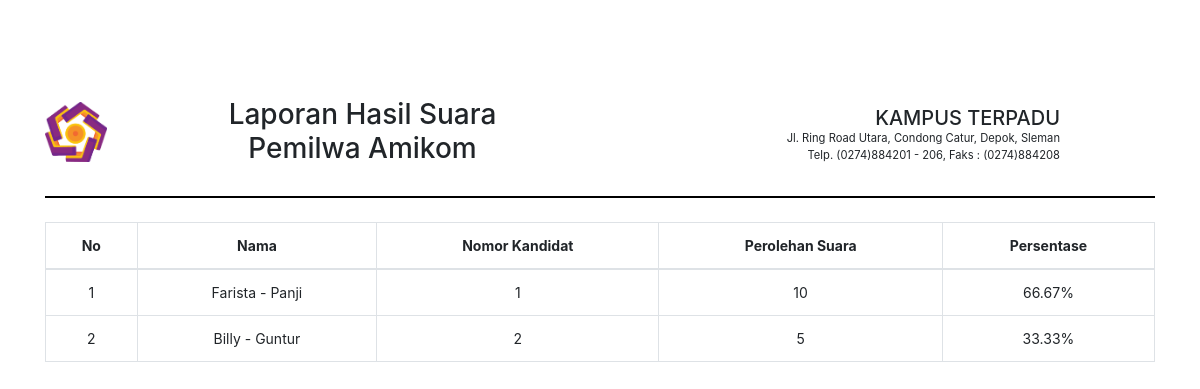
Before: /index.php/admin/kandidat/csuara with the older database file.
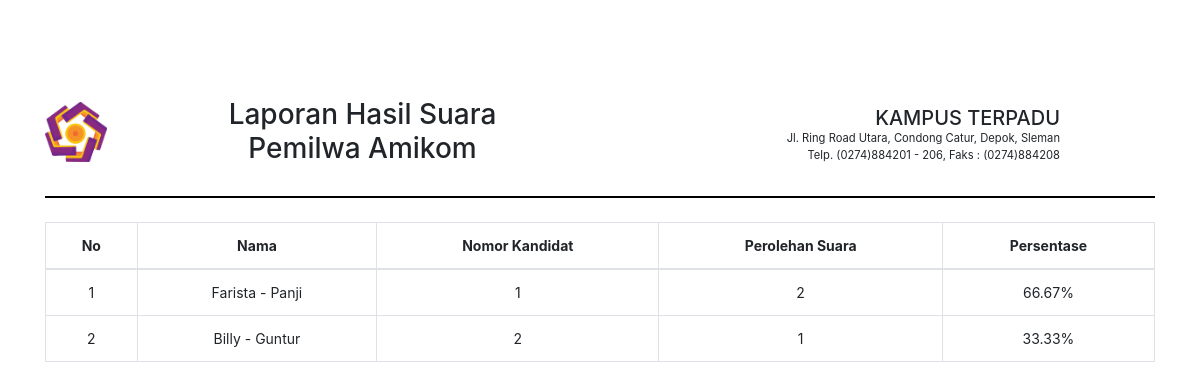
After: the same page with the newer database file.
### tables this page shows
CREATE TABLE `kandidat` (
  `id_kandidat` int(11) NOT NULL,
  `nama_kandidat` varchar(120) DEFAULT NULL,
  `nomor_kandidat` varchar(10) DEFAULT NULL,
  `foto_kandidat` text DEFAULT NULL
);

### application/controllers/admin/Kandidat.php (called while the page is built, shortened)
<?php
class Kandidat extends CI_Controller
{
    function __construct()
    {
        $this->load->helper('url');
    }
    public function csuara()
    {
        $data['pilih'] = $this->db->get('pilih')->num_rows();
        $data['kandidat'] = $this->db->get('kandidat')->result();
        $this->load->view('admin/kandidat/csuara', $data);
    }
}

### index.php (called while the page is built, shortened)
<?php
require_once BASEPATH.'core/CodeIgniter.php';

### application/views/admin/kandidat/csuara.php (the view, shortened to what this page needs)
<!DOCTYPE html>
<html lang="en">
<head>
    <link rel="stylesheet" href="https://cdn.jsdelivr.net/npm/bootstrap@4.5.3/dist/css/bootstrap.min.css">
</head>
<body onload="window.print();">
    <div class="container py-5">
        <div class="row">
            <div class="col-1 mt-1">
                <img src="<?= base_url('assets/images/logo-amikom-warna.png'); ?>" alt="Logo" style="max-width: 200px; max-height: 60px;">
            </div>
            <div class="col-5 text-center">
                <h3 class="display-5 mb-0">Laporan Hasil Suara</h3>
                <h3 class="display-5 mt-0">Pemilwa Amikom</h3>
            </div>
            <div class="col-5 text-right">
                <h5 class="font-weight-medium mb-0 mt-2">KAMPUS TERPADU</h5>
                <p class="small">Jl. Ring Road Utara, Condong Catur, Depok, Sleman<br>
                    Telp. (0274)884201 - 206, Faks : (0274)884208</p>
            </div>
        </div>
        <hr style="border: 1px solid #000;">
        <div class="row mt-4">
            <div class="col">
                <table class="table table-hover table-bordered">
                    <thead>
                        <tr>
                            <th>No</th>
                            <th>Nama</th>
                            <th>Nomor Kandidat</th>
                            <th>Perolehan Suara</th>
                            <th>Persentase</th>
                        </tr>
                    </thead>
                    <tbody>
                        <?php
                        $no = 1;
                        foreach ($kandidat as $data) :
                            $cek = $this->db->get_where('pilih', array('id_kandidat' => $data->id_kandidat))->num_rows();
                            $suara = ($cek / $pilih) * 100;
                        ?>
                            <tr>
                                <td><?= $no; ?></td>
                                <td><?= $data->nama_kandidat; ?></td>
                                <td><?= $data->nomor_kandidat; ?></td>
                                <td><?= $cek; ?></td>
                                <td><?= number_format($suara, 2) . "%"; ?></td>
                            </tr>
                        <?php
                            $no++;
                        endforeach;
                        ?>
                    </tbody>
                </table>
            </div>
        </div>
    </div>
</body>
</html>

Changed rows visible on the page:
changed kandidat "Farista - Panji": cek "10" → "2"
changed kandidat "Billy - Guntur": cek "5" → "1"
